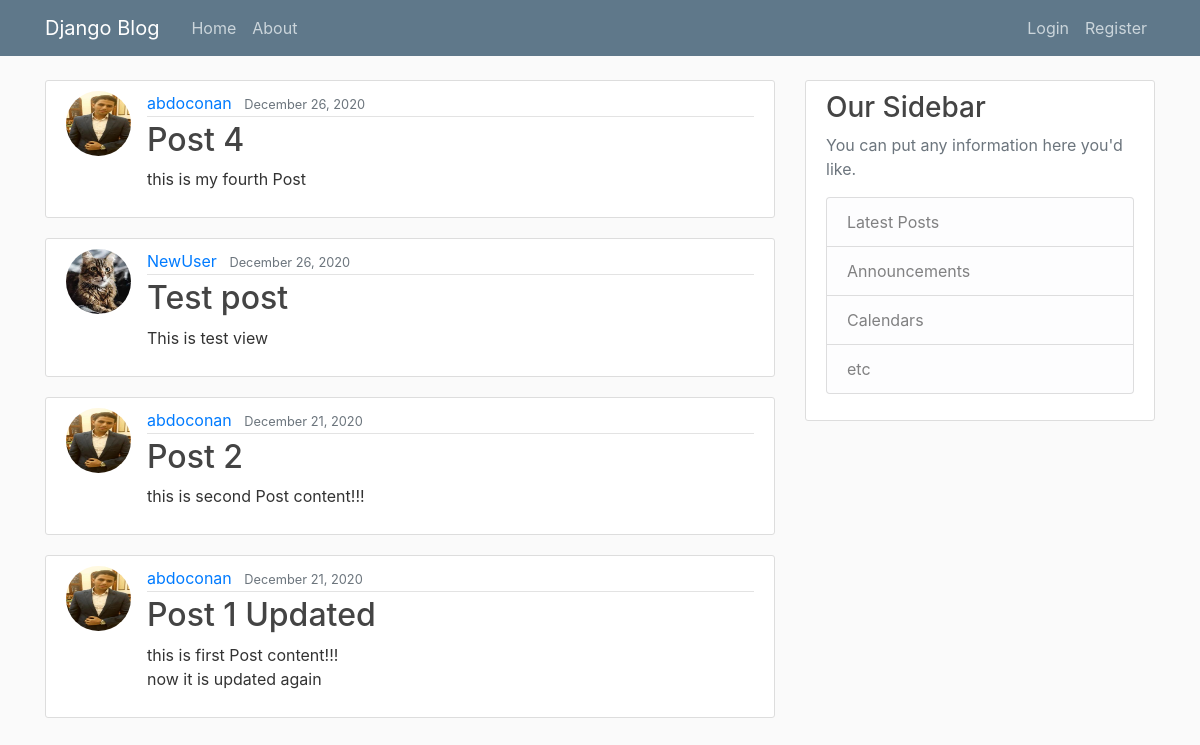
The app's page /, older data.
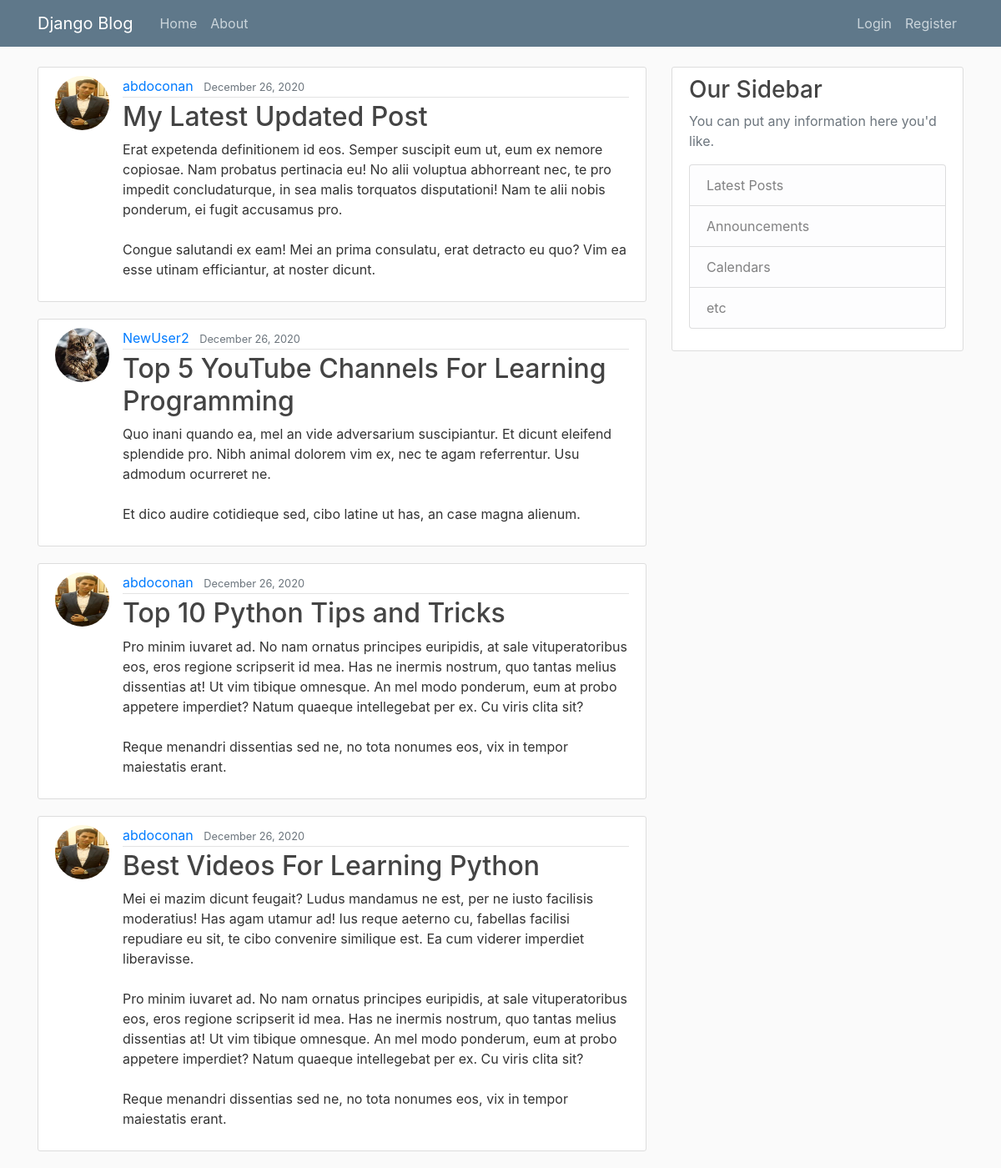
The same page, newer data.
### myblog/models.py (models this page shows, shortened)
class Posts(models.Model):
    title = models.CharField(max_length = 100)
    content = models.TextField()
    date_posted = models.DateTimeField(default = timezone.now)
    author = models.ForeignKey(User, on_delete = models.CASCADE)

### Users/models.py (models this page shows, shortened)
class Profile(models.Model):
    user = models.OneToOneField(User, on_delete = models.CASCADE)
    image = models.ImageField(default = "defualt.jpg", upload_to = 'profile_pics')

### myblog/views.py (the view)
# urls.py: path('', PostListView.as_view(), name = 'blog-home'),
class PostListView(ListView):
    model = Posts
    template_name = 'myblog/home.html' # defult route for class base view <app>/<model>_<viewtype>.html
    context_object_name = 'posts'
    ordering = ['-date_posted']
    paginate_by = 4

### myblog/templates/myblog/home.html
{%extends 'myblog/base.html' %}
    {% block content %}
       {% for post in posts %}
            <article class="media content-section">
                <img class='rounded-circle article-img'  src="{{ post.author.profile.image.url }}">
                <div class="media-body">
                <div class="article-metadata">
                    <a class="mr-2" href="#">{{ post.author }}</a>
                    <small class="text-muted">{{ post.date_posted|date:"F d, Y" }}</small>
                </div>
                <h2><a class="article-title" href="{% url 'post-detial' post.id %}">{{ post.title }}</a></h2>
                <p class="article-content">{{ post.content }}</p>
                </div>
            </article>
        {% endfor %}
    {% endblock content%}

Row changes from the older to the newer data that the page shows:
no longer on this page (row unchanged): Posts: author.profile.image (picture), author "abdoconan", date_posted "December 26, 2020", title "Post 4", content "this is my fourth Post"
no longer on this page (row unchanged): Posts: author.profile.image (picture), author "NewUser", date_posted "December 26, 2020", title "Test post", content "This is test view"
no longer on this page (row unchanged): Posts: author.profile.image (picture), author "abdoconan", date_posted "December 21, 2020", title "Post 2", content "this is second Post content!!!"
no longer on this page (row unchanged): Posts: author.profile.image (picture), author "abdoconan", date_posted "December 21, 2020", title "Post 1 Updated", content "this is first Post content!!! now it is updated again"
added Posts: author.profile.image (picture), author "abdoconan", date_posted "December 26, 2020", title "My Latest Updated Post", content "Erat expetenda definitionem id eos. Semper suscipit eum ut, eum ex nemore copiosae. Nam probatus pertinacia eu! No alii voluptua abhorreant nec, te pro impedit concludaturque, in sea malis torquatos disputationi! Nam te alii nobis ponderum, ei fugit accusamus pro. Congue salutandi ex eam! Mei an prima consulatu, erat detracto eu quo? Vim ea esse utinam efficiantur, at noster dicunt."
added Posts: author.profile.image (picture), author "NewUser2", date_posted "December 26, 2020", title "Top 5 YouTube Channels For Learning Programming", content "Quo inani quando ea, mel an vide adversarium suscipiantur. Et dicunt eleifend splendide pro. Nibh animal dolorem vim ex, nec te agam referrentur. Usu admodum ocurreret ne. Et dico audire cotidieque sed, cibo latine ut has, an case magna alienum."
added Posts: author.profile.image (picture), author "abdoconan", date_posted "December 26, 2020", title "Top 10 Python Tips and Tricks", content "Pro minim iuvaret ad. No nam ornatus principes euripidis, at sale vituperatoribus eos, eros regione scripserit id mea. Has ne inermis nostrum, quo tantas melius dissentias at! Ut vim tibique omnesque. An mel modo ponderum, eum at probo appetere imperdiet? Natum quaeque intellegebat per ex. Cu viris clita sit? Reque menandri dissentias sed ne, no tota nonumes eos, vix in tempor maiestatis erant."
added Posts: author.profile.image (picture), author "abdoconan", date_posted "December 26, 2020", title "Best Videos For Learning Python", content "Mei ei mazim dicunt feugait? Ludus mandamus ne est, per ne iusto facilisis moderatius! Has agam utamur ad! Ius reque aeterno cu, fabellas facilisi repudiare eu sit, te cibo convenire similique est. Ea cum viderer imperdiet liberavisse. Pro minim iuvaret ad. No nam ornatus principes euripidis, at sale vituperatoribus eos, eros regione scripserit id mea. Has ne inermis nostrum, quo tantas melius dissentias at! Ut vim tibique omnesque. An mel modo ponderum, eum at probo appetere imperdiet? Natum quaeque intellegebat per ex. Cu viris clita sit? Reque menandri dissentias sed ne, no tota nonumes eos, vix in tempor maiestatis erant."
